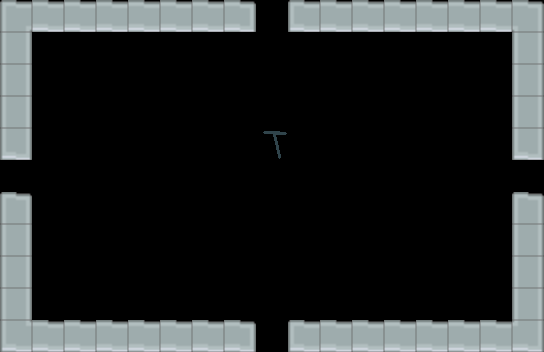

This game map was drawn from its Tiled (.tmx) file and the tilesets committed beside it. A one-line description and the full map source follow:
An orthogonal 17x11 tile map with 32x32 px tiles, 3 tile layers (TileLayer, EntityLayer, DestructibleLayer) and 1 object (treasure).

<map version="1.0" tiledversion="1.0.3" orientation="orthogonal" renderorder="right-down" width="17" height="11" tilewidth="32" tileheight="32" nextobjectid="25">
 <properties>
  <property name="doorEast" type="bool" value="true" />
  <property name="doorNorth" type="bool" value="true" />
  <property name="doorSouth" type="bool" value="true" />
  <property name="doorWest" type="bool" value="true" />
  <property name="level" type="int" value="1" />
  <property name="roomType" type="int" value="5" />
 </properties>
 <tileset firstgid="1" source="testTileSet.tsx" />
 <layer name="TileLayer" width="17" height="11">
  <data encoding="csv">
13,11,11,11,11,11,11,12,0,10,11,11,11,11,11,11,14,
45,0,0,0,0,0,0,0,0,0,0,0,0,0,0,0,45,
45,0,0,0,0,0,0,0,0,0,0,0,0,0,0,0,45,
45,0,0,0,0,0,0,0,0,0,0,0,0,0,0,0,45,
42,0,0,0,0,0,0,0,0,0,0,0,0,0,0,0,42,
0,0,0,0,0,0,0,0,0,0,0,0,0,0,0,0,0,
9,0,0,0,0,0,0,0,0,0,0,0,0,0,0,0,9,
45,0,0,0,0,0,0,0,0,0,0,0,0,0,0,0,45,
45,0,0,0,0,0,0,0,0,0,0,0,0,0,0,0,45,
45,0,0,0,0,0,0,0,0,0,0,0,0,0,0,0,45,
46,11,11,11,11,11,11,12,0,10,11,11,11,11,11,11,47
</data>
 </layer>
 <layer name="EntityLayer" width="17" height="11">
  <data encoding="csv">
0,0,0,0,0,0,0,0,0,0,0,0,0,0,0,0,0,
0,0,0,0,0,0,0,0,0,0,0,0,0,0,0,0,0,
0,0,0,0,0,0,0,0,0,0,0,0,0,0,0,0,0,
0,0,0,0,0,0,0,0,0,0,0,0,0,0,0,0,0,
0,0,0,0,0,0,0,0,0,0,0,0,0,0,0,0,0,
0,0,0,0,0,0,0,0,0,0,0,0,0,0,0,0,0,
0,0,0,0,0,0,0,0,0,0,0,0,0,0,0,0,0,
0,0,0,0,0,0,0,0,0,0,0,0,0,0,0,0,0,
0,0,0,0,0,0,0,0,0,0,0,0,0,0,0,0,0,
0,0,0,0,0,0,0,0,0,0,0,0,0,0,0,0,0,
0,0,0,0,0,0,0,0,0,0,0,0,0,0,0,0,0
</data>
 </layer>
 <layer name="DestructibleLayer" width="17" height="11">
  <data encoding="csv">
0,0,0,0,0,0,0,0,0,0,0,0,0,0,0,0,0,
0,0,0,0,0,0,0,0,0,0,0,0,0,0,0,0,0,
0,0,0,0,0,0,0,0,0,0,0,0,0,0,0,0,0,
0,0,0,0,0,0,0,0,0,0,0,0,0,0,0,0,0,
0,0,0,0,0,0,0,0,641,0,0,0,0,0,0,0,0,
0,0,0,0,0,0,0,0,0,0,0,0,0,0,0,0,0,
0,0,0,0,0,0,0,0,0,0,0,0,0,0,0,0,0,
0,0,0,0,0,0,0,0,0,0,0,0,0,0,0,0,0,
0,0,0,0,0,0,0,0,0,0,0,0,0,0,0,0,0,
0,0,0,0,0,0,0,0,0,0,0,0,0,0,0,0,0,
0,0,0,0,0,0,0,0,0,0,0,0,0,0,0,0,0
</data>
 </layer>
 <objectgroup name="EnemyLayer">
  <object id="24" name="treasure" x="251" y="165" width="32" height="29">
   <properties>
    <property name="id" type="int" value="1" />
    <property name="type" type="int" value="1" />
   </properties>
  </object>
 </objectgroup>
</map>
